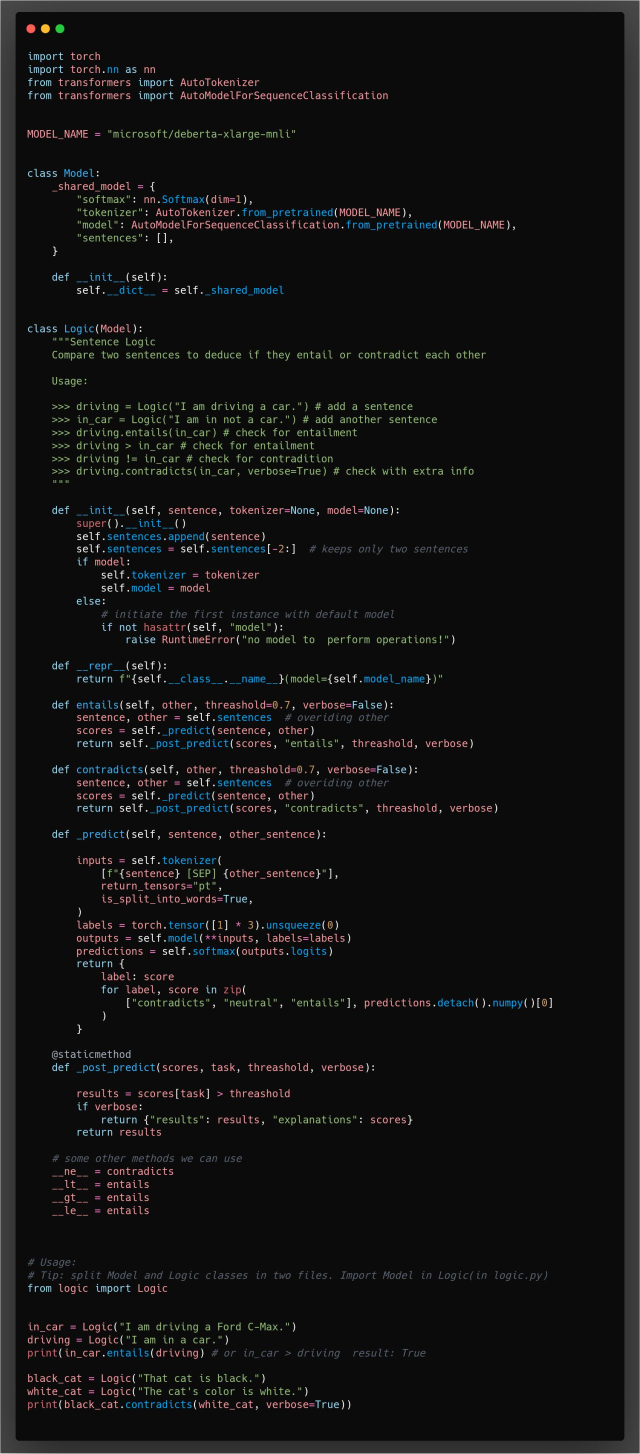
#> input picture data/1615023602281.jfif, 1280 x 2907 px (shown at 1/2 size); its folder holds only this picture in this run
$ python -i edge_detection.py   (imports and definitions only)
#> lines starting #> are read from the running program, lines starting #| are printed output that depends on the picture
### src/utils/utils.py
#!usr/bin/env python3

from pathlib import Path

import cv2
import numpy as np
import matplotlib as mpl
import matplotlib.pyplot as plt
from sklearn.datasets import fetch_openml


# [10 lines left out: function fetch_mnist, not called in this run]


def setting_default_data_dir(assignment=2):
    """Setting a default data directory

    Returns:
        PosixPath: Data directory
    """

    if assignment == 2:

        root_dir = Path.cwd()  # Setting root directory.

        data_dir = root_dir / "data" / "17flowers"  # Setting data directory.

    if assignment == 3:

        root_dir = Path.cwd()  # Setting root directory.

        data_dir = root_dir / "data" / "ass3"  # Setting data directory.

    if assignment == 5:

        root_dir = Path.cwd()

        train_data_dir = root_dir / "data" / "impressionist_images" / "training" / "training"

        val_data_dir = root_dir / "data" / "impressionist_images" / "validation" / "validation"

        return train_data_dir, val_data_dir

    return data_dir


def setting_default_out_dir():
    """Setting a default Output directory

    Returns:
        PosixPath: Output directory
    """

    root_dir = Path.cwd()  # Setting root directory.

    out_dir = root_dir / "out"  # Setting data directory.

    return out_dir

# [75 lines left out: functions setting_default_target_path, get_filepaths_from_data_dir, get_filename, load_text, not called in this run]

def load_image(file):
        """Loads an image.

        Args:
            file (PosixPath): A path to an image file.

        Returns:
            numpy.ndarray: NumPy Array containg all the pixels for the image.
        """
#> called with file = '../data/1615023602281.jfif'

        image = cv2.imread(str(file))
#> image is the input picture: shape (2907, 1280, 3); mean B, G, R 19.3, 19.3, 19.4

        return image


# [121 lines left out: functions grab_contours, translate, rotate, resize, jimshow, jimshow_channel, not called in this run]

### src/edge_detection.py

import argparse

import cv2

from utils.utils import setting_default_data_dir
from utils.utils import setting_default_out_dir
from utils.utils import setting_default_target_path
from utils.utils import load_image


# [35 lines left out: function main, not called in this run]


class EdgeDetection:

    def __init__(self, data_dir=None, out_dir=None, target_image_filepath=None):

        self.data_dir = data_dir

        if self.data_dir is None:

            self.data_dir = setting_default_data_dir(assignment=3)  # Setting default data directory.

            print(f"\nData directory is not specified.\nSetting it to '{self.data_dir}'.")

        self.out_dir = out_dir

        if self.out_dir is None:

            self.out_dir = setting_default_out_dir()  # Setting default output directory.

            print(f"\nOutput directory is not specified.\nSetting it to '{self.out_dir}'.")

        self.out_dir.mkdir(parents=True, exist_ok=True)  # Making sure output directory exists.

    # [59 lines left out: functions create_image_ROI, crop_image, not called in this run]

    def find_letters(self, target_image_filepath, out_path, ):
        """Finds the letters on a target image.

        Args:
            target_image_filepath (PosixPath): Path to an image containing letters. Preferably cropped to only contain the letters.
            out_path (PosixPath): Path to save the image to.
        """

        if target_image_filepath is None:

            target_image_filepath = self.out_dir / "image_cropped.jpg"  # Setting default data directory.

            print(f"\nTarget image filepath is not specified.\nSetting it to '{target_image_filepath}'.\n")

        if out_path is None:

            out_path = self.out_dir / "image_letters.jpg"

            print(f"\nOutput image ROI filepath is not specified.\nSetting it to '{out_path}'.\n")

        target_image = load_image(target_image_filepath)

        grey_image = cv2.cvtColor(target_image, cv2.COLOR_BGR2GRAY)  # Creates gray scale image.
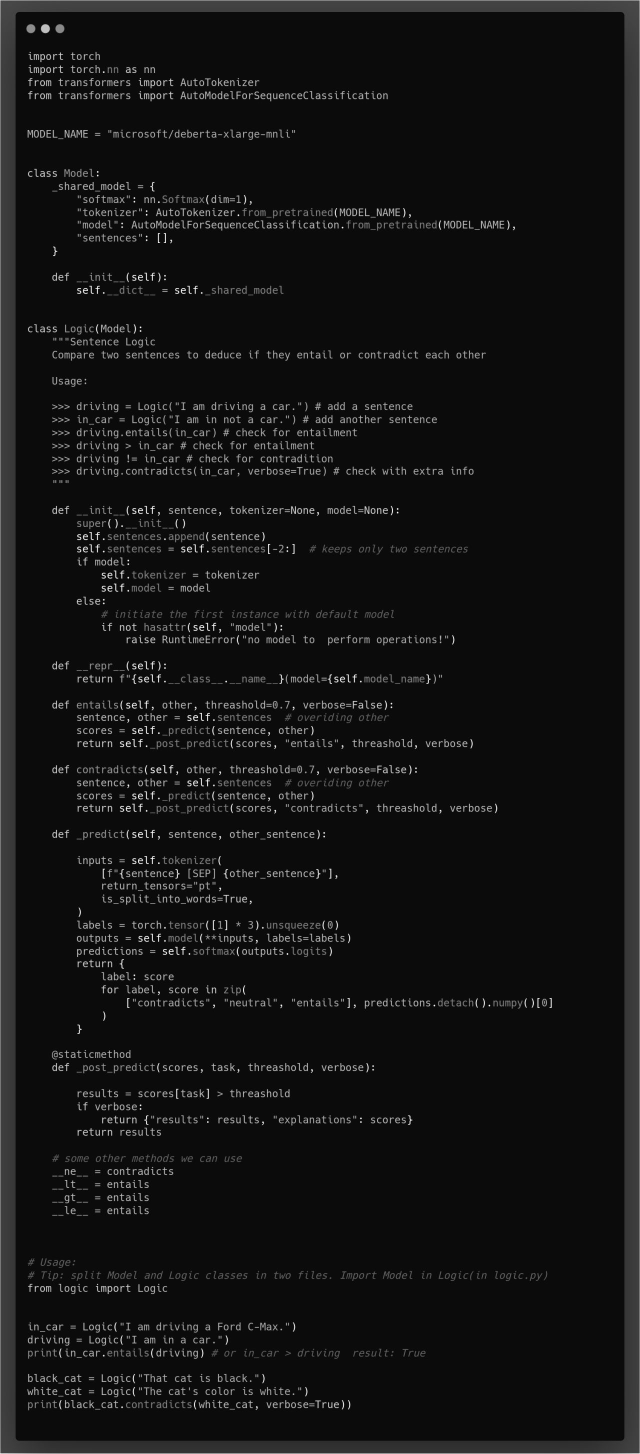
#> grey_image: shape (2907, 1280) (shown at 1/2 size); min 0, max 255, mean 19.3

        blurred = cv2.GaussianBlur(grey_image, (5, 5), 0)  # Applies gaussian blur to remove high frequency edges

        canny = cv2.Canny(blurred, 90, 150)  # Applies canny edge detection
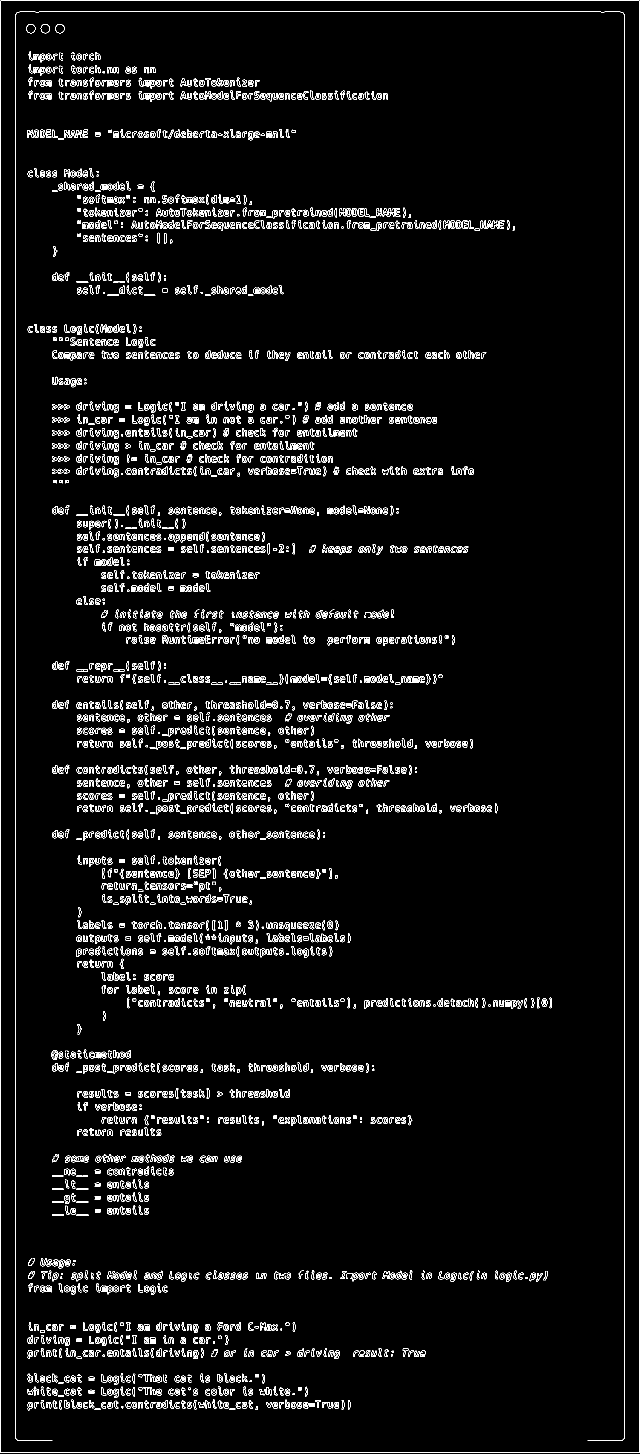
#> canny: shape (2907, 1280) (shown at 1/2 size); 4.1% white in thin lines or dots

        (contours, _) = cv2.findContours(canny,
                                         cv2.RETR_EXTERNAL,
                                         cv2.CHAIN_APPROX_SIMPLE)  # Detects the contours from the canny image.
#> contours = [[[1, 1], [1, 2905], [1278, 2905], [1278, 1]]]

        letters = cv2.drawContours(target_image,  # Draw contours on original
                                   contours,    # Our list of contours
                                   -1,            # Which contours to draw
                                   (0, 255, 0),   # Contour color
                                   2)             # Contour pixel width

        cv2.imwrite(str(out_path), letters)  # Write image with edges detected.


# [35 lines not run here, left out]

>>> result = EdgeDetection().find_letters('../data/1615023602281.jfif', 'out.png')
